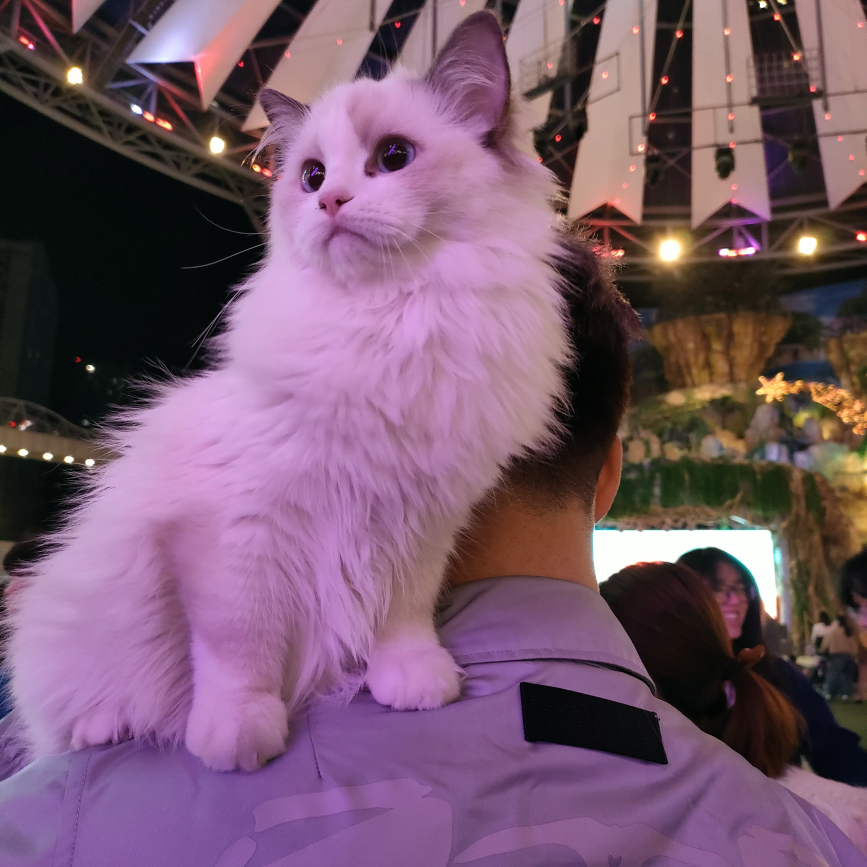
#> input picture python_experiment/examples/cat.jpg, 3468 x 3468 px (shown at 1/4 size)
$ python -i Template_matching.py   (imports and definitions only)
#> lines starting #> are read from the running program, lines starting #| are printed output that depends on the picture; after the words box and inside, x2 and y2 are one past the last pixel; in counts of white or black regions, pixels touching at a corner belong together
#> further down, picture is the input picture: shape (3468, 3468, 3); mean B, G, R 108, 87.7, 118.2
import cv2
import numpy as np
import tkinter as tk
from tkinter import filedialog, messagebox
from tkinter import ttk
from PIL import Image, ImageTk

# 模板匹配方法映射
MATCH_METHODS = {
    "TM_SQDIFF": cv2.TM_SQDIFF,
    "TM_CCORR": cv2.TM_CCORR,
    "TM_CCOEFF": cv2.TM_CCOEFF,
    "TM_SQDIFF_NORMED": cv2.TM_SQDIFF_NORMED,
    "TM_CCORR_NORMED": cv2.TM_CCORR_NORMED,
    "TM_CCOEFF_NORMED": cv2.TM_CCOEFF_NORMED,
}

# 图像金字塔操作函数
# [8 lines left out: function pyramid_operations, not called in this run]

# 轮廓检测函数
def find_contours(img):
    gray = cv2.cvtColor(img, cv2.COLOR_BGR2GRAY)  # 将图像转换为灰度图
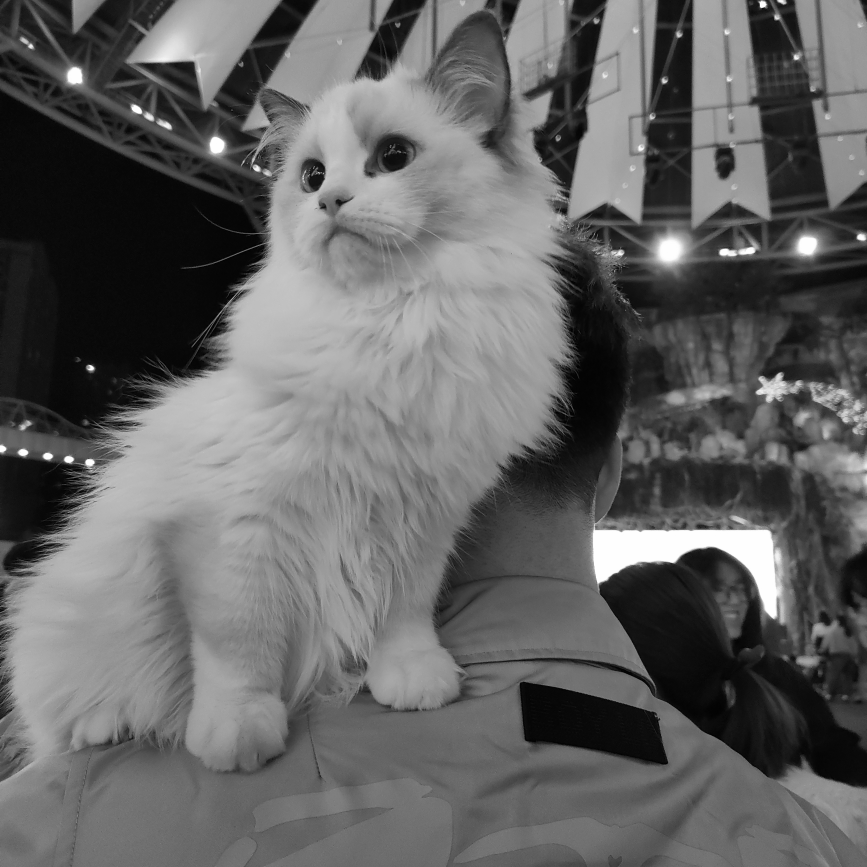
#> gray: shape (3468, 3468) (shown at 1/4 size); min 0, max 255, mean 99.1
    _, thresh = cv2.threshold(gray, 127, 255, cv2.THRESH_BINARY)  # 应用二值化阈值处理
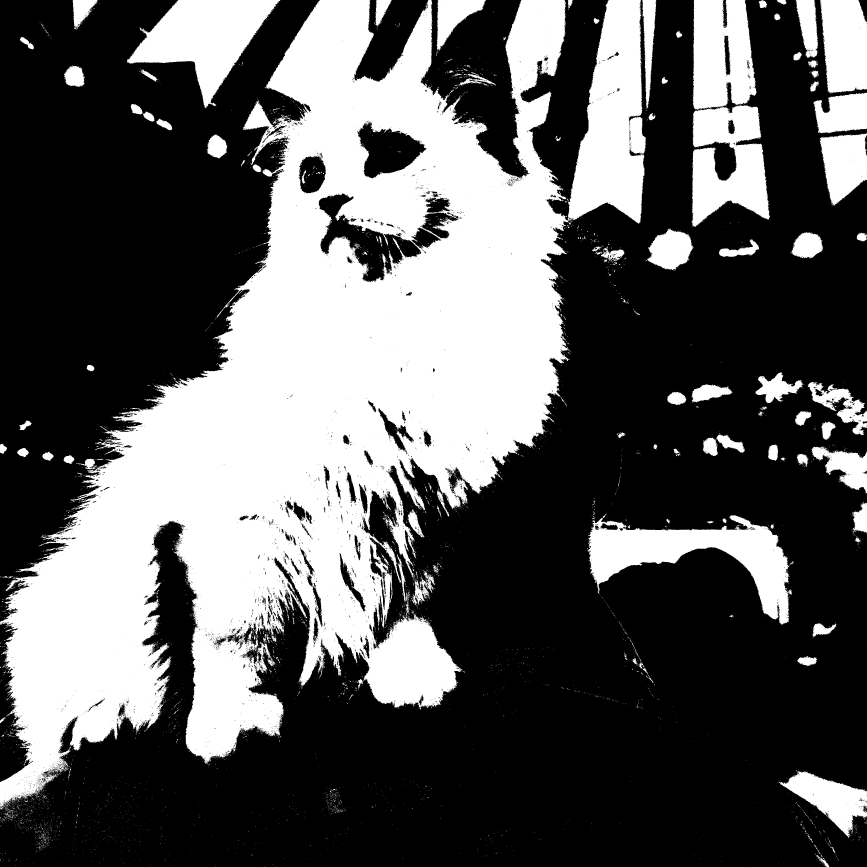
#> thresh: shape (3468, 3468) (shown at 1/4 size); 36% white; 7827 white regions (7531 under 20 px)
    contours, hierarchy = cv2.findContours(thresh, cv2.RETR_TREE, cv2.CHAIN_APPROX_NONE)  # 查找图像轮廓
#> contours = 15451 contours, 14795 with area under 20; largest, box (x1, y1, x2, y2) and area: (0, 0, 2584, 3237) 3630422, (2350, 2061, 3168, 2499) 131861, (508, 0, 1121, 432) 120560, (2766, 420, 3080, 907) 101864, (2770, 0, 3027, 440) 92803
    return contours, hierarchy, thresh  # 返回轮廓和层次结构

# 绘制轮廓函数
def draw_contours(img, contours, index=-1):
    # 在图像上绘制轮廓，默认为绘制所有轮廓
    return cv2.drawContours(img.copy(), contours, index, (0, 0, 255), 2)  # 用红色绘制轮廓

# 模板匹配函数
def template_matching(img, template, method=cv2.TM_CCOEFF_NORMED):
    # 使用指定的方法执行模板匹配
    return cv2.matchTemplate(img, template, method)  # 返回匹配结果

# 多模板匹配函数
# [225 lines left out: functions multi_template_matching, main_ui, not called in this run]


# 启动UI
# [1 line not run here, left out]

>>> import cv2
>>> picture = cv2.imread('examples/cat.jpg')
>>> result = find_contours(picture)

$ run again, on python_experiment/examples/i.jpg
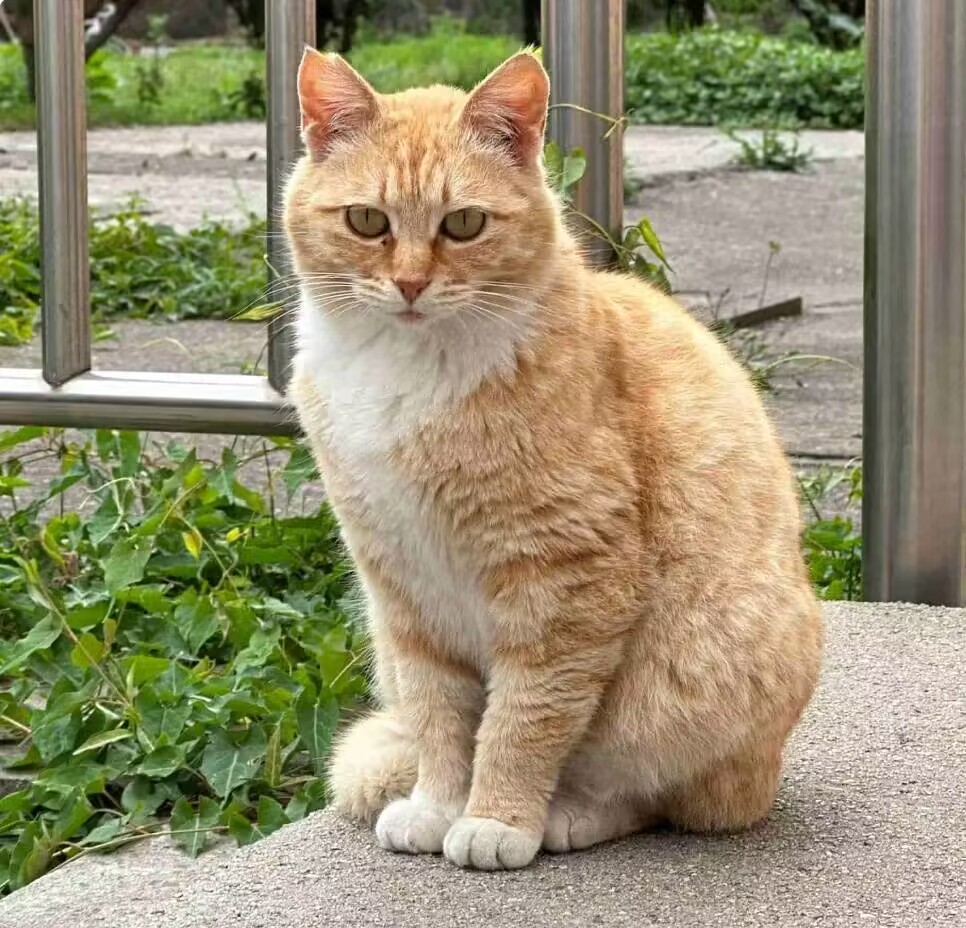
#> input picture python_experiment/examples/i.jpg, 966 x 928 px
#> picture is the input picture: shape (928, 966, 3); mean B, G, R 113.3, 144.4, 151.3
#> in find_contours, `gray = cv2.cvtColor(img, cv2.COLOR_BGR2GRAY)`:
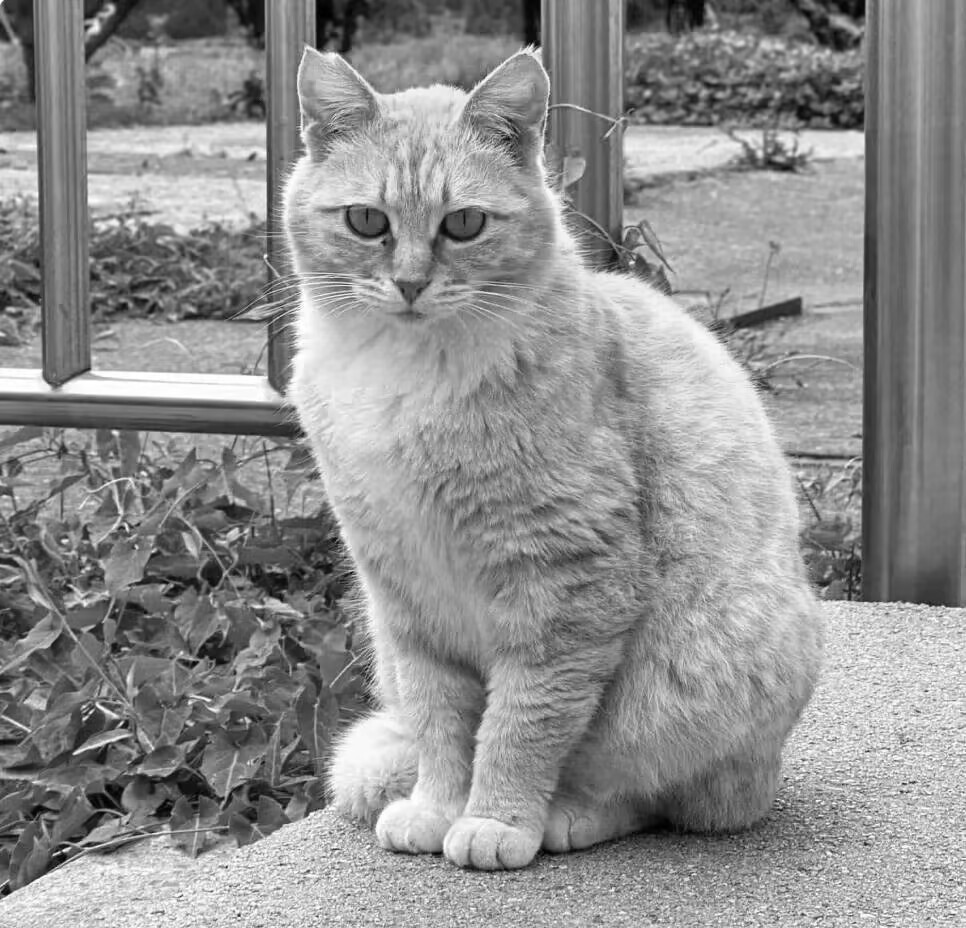
#> gray: shape (928, 966); min 0, max 255, mean 142.9
#> in find_contours, `_, thresh = cv2.threshold(gray, 127, 255, cv2.THRESH_BINARY)`:
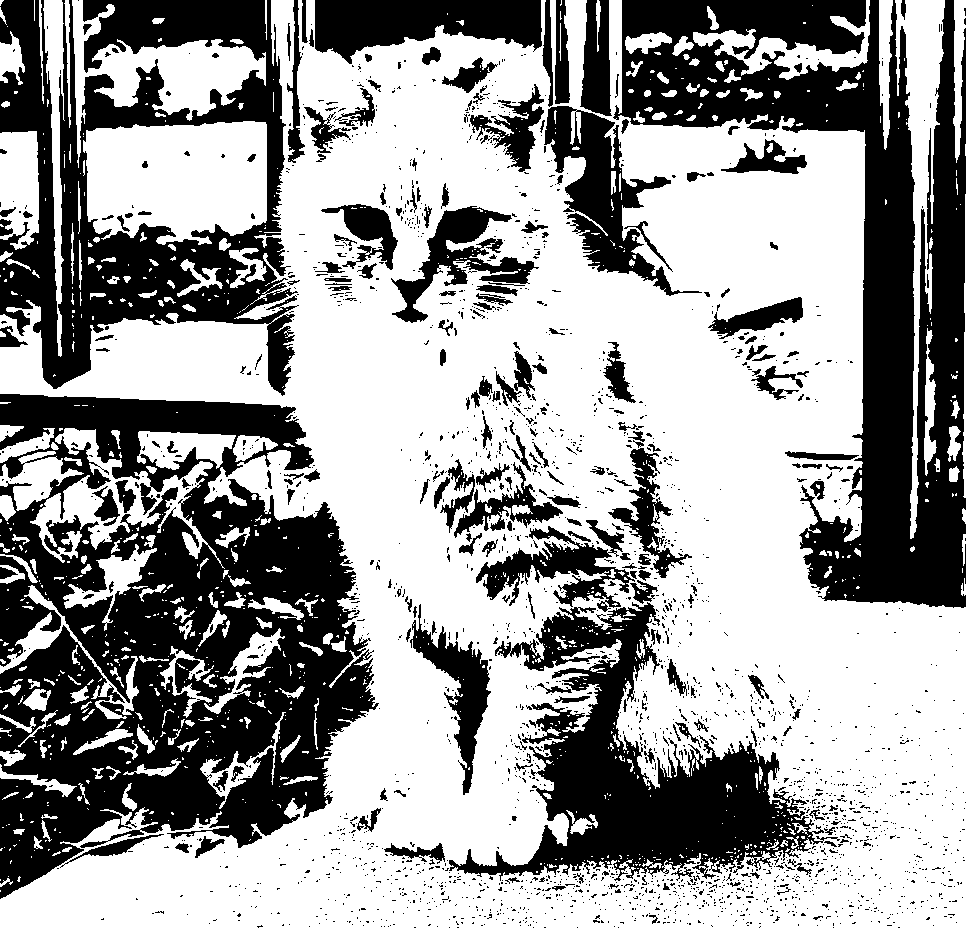
#> thresh: shape (928, 966); 60.7% white; 2397 black regions (2170 under 20 px)
#> contours = 3952 contours, 3431 with area under 20; largest, box (x1, y1, x2, y2) and area: (0, 0, 966, 928) 544430, (448, 601, 824, 882) 39840, (83, 121, 267, 245) 18948, (543, 105, 703, 297) 10171, (72, 0, 266, 168) 9230
